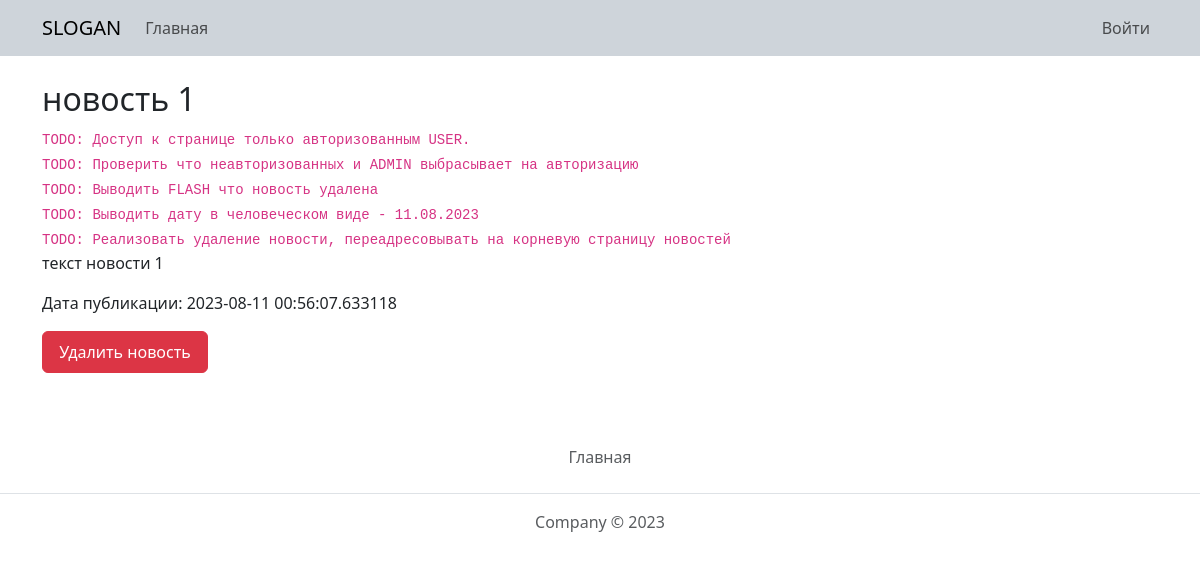
The app's page /news_post/1 with its own data.
### webapp/db.py (models this page shows)
class News(db.Model):
    id = db.Column(db.Integer, primary_key=True)
    zag = db.Column(db.String, nullable=False)
    description = db.Column(db.String, nullable=False)
    published_at = db.Column(db.DateTime, default=datetime.now)

### webapp/app.py (the view)
@app.route('/news_post/<int:id>')
def news_post(id):
    news = News.query.get(id)
    return render_template(
        'news_post.html',
        news=news,
    )

### webapp/templates/news_post.html
{% extends 'base.html' %}
{% block content %}
    <div class="container mt-4">
        <div class="row">
            <div class="col-12">
                <h2>{{ news.zag }}</h2>
                <code>TODO: Доступ к странице только авторизованным USER.</code><br>
                <code>TODO: Проверить что неавторизованных и ADMIN выбрасывает на авторизацию</code><br>
                <code>TODO: Выводить FLASH что новость удалена</code><br>
                <code>TODO: Выводить дату в человеческом виде - 11.08.2023</code><br>
                <code>TODO: Реализовать удаление новости, переадресовывать на корневую страницу новостей</code>
                <p>
                    {{ news.description }}
                </p>
                <p>
                    Дата публикации: {{ news.published_at }}
                </p>
            </div>
            <div class="col-2">
                <button class="btn btn-danger w-100 py-2" type="submit">Удалить новость</button>
            </div>
        </div>
    </div>
{% endblock %}

### records on screen
News: zag "новость 1", description "текст новости 1", published_at "2023-08-11 00:56:07.633118"
